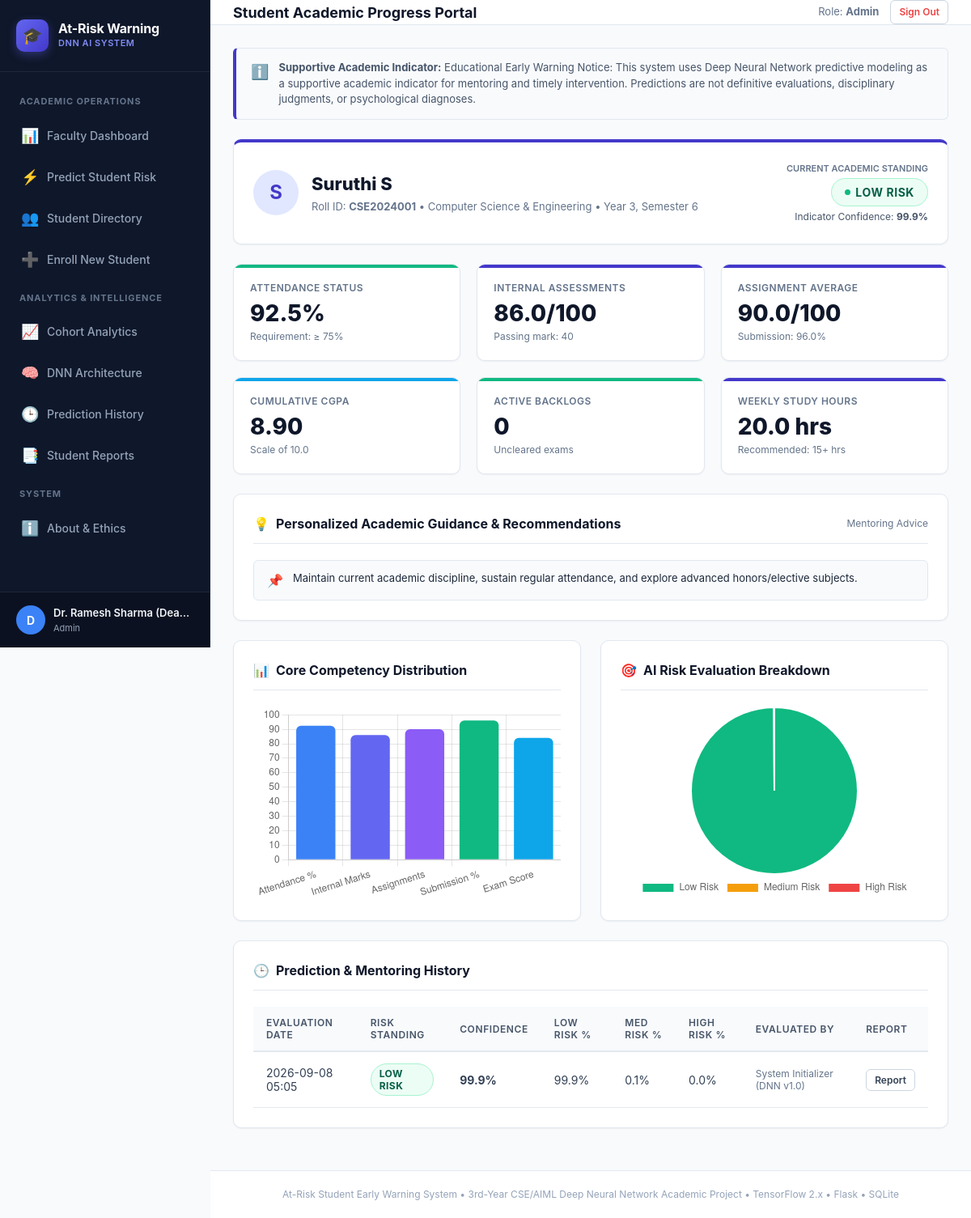
The app's page /student-dashboard (signed in) with its own data.
### tables this page shows
CREATE TABLE students (
    id INTEGER PRIMARY KEY AUTOINCREMENT,
    student_id TEXT UNIQUE NOT NULL,
    name TEXT NOT NULL,
    email TEXT UNIQUE NOT NULL,
    department TEXT NOT NULL,
    year INTEGER NOT NULL CHECK(year BETWEEN 1 AND 4),
    semester INTEGER NOT NULL CHECK(semester BETWEEN 1 AND 8),
    contact_number TEXT,
    created_at TIMESTAMP DEFAULT CURRENT_TIMESTAMP
);

CREATE TABLE predictions (
    id INTEGER PRIMARY KEY AUTOINCREMENT,
    student_id TEXT NOT NULL,
    risk_level TEXT NOT NULL,
    risk_code INTEGER NOT NULL,
    confidence REAL NOT NULL,
    low_probability REAL NOT NULL,
    medium_probability REAL NOT NULL,
    high_probability REAL NOT NULL,
    predicted_by TEXT DEFAULT 'Faculty',
    recommendations TEXT,
    risk_factors TEXT,
    explanation TEXT,
    academic_record_id INTEGER,
    prediction_date TIMESTAMP DEFAULT CURRENT_TIMESTAMP,
    FOREIGN KEY (student_id) REFERENCES students(student_id) ON DELETE CASCADE,
    FOREIGN KEY (academic_record_id) REFERENCES academic_records(id) ON DELETE SET NULL
);

CREATE TABLE academic_records (
    id INTEGER PRIMARY KEY AUTOINCREMENT,
    student_id TEXT NOT NULL,
    attendance_percentage REAL NOT NULL,
    internal_marks REAL NOT NULL,
    assignment_score REAL NOT NULL,
    previous_gpa REAL NOT NULL,
    study_hours_weekly REAL NOT NULL,
    backlogs INTEGER NOT NULL DEFAULT 0,
    assignment_submission_rate REAL NOT NULL,
    engagement_score REAL NOT NULL,
    previous_failures INTEGER NOT NULL DEFAULT 0,
    exam_score REAL NOT NULL,
    semester_term TEXT DEFAULT 'Current Semester',
    recorded_date TIMESTAMP DEFAULT CURRENT_TIMESTAMP,
    FOREIGN KEY (student_id) REFERENCES students(student_id) ON DELETE CASCADE
);

### app.py (the view)
@app.route('/student-dashboard')
@login_required
def student_dashboard():
    student_id = session.get('student_ref_id')
    if not student_id and session.get('role') in ['admin', 'faculty']:
        student_id = 'CSE2024001'
    if not student_id:
        flash("No student profile linked to this account.", "warning")
        return redirect(url_for('dashboard'))
    student, latest_acad, latest_pred = get_student_full_profile(student_id)
    acad_history = get_student_academic_history(student_id)
    pred_history = get_student_prediction_history(student_id)
    recs = []
    risk_factors = []
    if latest_pred and latest_pred['recommendations']:
        try:
            recs = json.loads(latest_pred['recommendations'])
        except Exception:
            recs = [latest_pred['recommendations']]
    if latest_pred and latest_pred['risk_factors']:
        try:
            risk_factors = json.loads(latest_pred['risk_factors'])
        except Exception:
            risk_factors = [latest_pred['risk_factors']]
    return render_template(
        'student_dashboard.html',
        student=student,
        academic=latest_acad,
        prediction=latest_pred,
        recommendations=recs,
        risk_factors=risk_factors,
        acad_history=acad_history,
        pred_history=pred_history
    )

### templates/student_dashboard.html (shortened to what this page needs)
﻿{% extends "base.html" %}
{% block header_title %}Student Academic Progress Portal{% endblock %}
{% block content %}
<div class="card" style="border-top: 4px solid var(--primary); margin-bottom: 24px;">
  <div style="display: flex; justify-content: space-between; align-items: center; flex-wrap: wrap; gap: 16px;">
    <div style="display: flex; align-items: center; gap: 16px;">
      <div style="width: 56px; height: 56px; border-radius: 50%; background: #e0e7ff; color: #4338ca; display: flex; align-items: center; justify-content: center; font-size: 24px; font-weight: bold;">
        {{ student.name[0] }}
      </div>
      <div>
        <h2 style="font-size: 22px; font-weight: 800; color: #0f172a;">{{ student.name }}</h2>
        <div style="font-size: 13px; color: #64748b; margin-top: 2px;">
          Roll ID: <strong>{{ student.student_id }}</strong> &bull; {{ student.department }} &bull; Year {{ student.year }}, Semester {{ student.semester }}
        </div>
      </div>
    </div>
    <div>
      {% if prediction %}
        <div style="text-align: right;">
          <div style="font-size: 11px; text-transform: uppercase; color: #64748b; font-weight: 600; margin-bottom: 4px;">
            Current Academic Standing
          </div>
          {% if prediction.risk_level == 'LOW RISK' %}
            <span class="badge badge-low" style="font-size: 14px; padding: 6px 16px;"><span class="badge-pulse"></span> LOW RISK</span>
          {% elif prediction.risk_level == 'MEDIUM RISK' %}
            <span class="badge badge-medium" style="font-size: 14px; padding: 6px 16px;"><span class="badge-pulse"></span> MEDIUM RISK</span>
          {% else %}
            <span class="badge badge-high" style="font-size: 14px; padding: 6px 16px;"><span class="badge-pulse"></span> HIGH RISK</span>
          {% endif %}
          <div style="font-size: 12px; color: #475569; margin-top: 4px;">
            Indicator Confidence: <strong>{{ "%.1f"|format(prediction.confidence) }}%</strong>
          </div>
        </div>
      {% endif %}
    </div>
  </div>
</div>
<div class="stat-grid">
  <div class="stat-card {% if academic and academic.attendance_percentage < 75 %}high-risk{% else %}low-risk{% endif %}">
    <div class="label">Attendance Status</div>
    <div class="value">{{ "%.1f"|format(academic.attendance_percentage) if academic else 'N/A' }}%</div>
    <div class="sub">Requirement: &ge; 75%</div>
  </div>
  <div class="stat-card {% if academic and academic.internal_marks < 40 %}high-risk{% else %}primary{% endif %}">
    <div class="label">Internal Assessments</div>
    <div class="value">{{ "%.1f"|format(academic.internal_marks) if academic else 'N/A' }}/100</div>
    <div class="sub">Passing mark: 40</div>
  </div>
  <div class="stat-card primary">
    <div class="label">Assignment Average</div>
    <div class="value">{{ "%.1f"|format(academic.assignment_score) if academic else 'N/A' }}/100</div>
    <div class="sub">Submission: {{ "%.1f"|format(academic.assignment_submission_rate) if academic else '0' }}%</div>
  </div>
  <div class="stat-card info">
    <div class="label">Cumulative CGPA</div>
    <div class="value">{{ "%.2f"|format(academic.previous_gpa) if academic else 'N/A' }}</div>
    <div class="sub">Scale of 10.0</div>
  </div>
  <div class="stat-card {% if academic and academic.backlogs > 0 %}high-risk{% else %}low-risk{% endif %}">
    <div class="label">Active Backlogs</div>
    <div class="value">{{ academic.backlogs if academic else 0 }}</div>
    <div class="sub">Uncleared exams</div>
  </div>
  <div class="stat-card primary">
    <div class="label">Weekly Study Hours</div>
    <div class="value">{{ "%.1f"|format(academic.study_hours_weekly) if academic else 'N/A' }} hrs</div>
    <div class="sub">Recommended: 15+ hrs</div>
  </div>
</div>
<div class="card">
  <div class="card-header">
    <h3><span>💡</span> Personalized Academic Guidance & Recommendations</h3>
    <span style="font-size: 12px; color: var(--text-muted);">Mentoring Advice</span>
  </div>
  <div style="display: flex; flex-direction: column; gap: 12px;">
    {% for rec in recommendations %}
    <div style="display: flex; gap: 12px; align-items: flex-start; padding: 12px 16px; background: #f8fafc; border: 1px solid var(--border-color); border-radius: var(--radius-sm);">
      <span style="color: var(--primary); font-size: 16px;">📌</span>
      <div style="font-size: 13px; color: #1e293b; line-height: 1.5;">
        {{ rec }}
      </div>
    </div>
    {% else %}
    <div style="padding: 16px; color: #64748b; text-align: center;">
      Keep up your consistent academic discipline and performance!
    </div>
    {% endfor %}
  </div>
</div>
<div style="display: grid; grid-template-columns: 1fr 1fr; gap: 24px;">
  <div class="card">
    <div class="card-header">
      <h3><span>📊</span> Core Competency Distribution</h3>
    </div>
    <div style="height: 240px; position: relative;">
      <canvas id="studentMetricBar"></canvas>
    </div>
  </div>
  <div class="card">
    <div class="card-header">
      <h3><span>🎯</span> AI Risk Evaluation Breakdown</h3>
    </div>
    <div style="height: 240px; position: relative;">
      <canvas id="studentRiskPie"></canvas>
    </div>
  </div>
</div>
<div class="card">
  <div class="card-header">
    <h3><span>🕒</span> Prediction & Mentoring History</h3>
  </div>
  <div class="table-responsive">
    <table class="modern-table">
      <thead>
        <tr>
          <th>Evaluation Date</th>
          <th>Risk Standing</th>
          <th>Confidence</th>
          <th>Low Risk %</th>
          <th>Med Risk %</th>
          <th>High Risk %</th>
          <th>Evaluated By</th>
          <th>Report</th>
        </tr>
      </thead>
      <tbody>
        {% for pred in pred_history %}
        <tr>
          <td>{{ pred.prediction_date[:16] }}</td>
          <td>
            {% if pred.risk_level == 'LOW RISK' %}
              <span class="badge badge-low">Low Risk</span>
            {% elif pred.risk_level == 'MEDIUM RISK' %}
              <span class="badge badge-medium">Medium Risk</span>
            {% else %}
              <span class="badge badge-high">High Risk</span>
            {% endif %}
          </td>
          <td><strong>{{ "%.1f"|format(pred.confidence) }}%</strong></td>
          <td>{{ "%.1f"|format(pred.low_probability) }}%</td>
          <td>{{ "%.1f"|format(pred.medium_probability) }}%</td>
          <td>{{ "%.1f"|format(pred.high_probability) }}%</td>
          <td style="font-size: 12px; color: #64748b;">{{ pred.predicted_by }}</td>
          <td>
            <a href="{{ url_for('report_view', prediction_id=pred.id) }}" class="btn btn-secondary btn-sm">
              Report
            </a>
          </td>
        </tr>
        {% else %}
        <tr>
          <td colspan="8" style="text-align: center; color: var(--text-muted); padding: 20px;">
            No historical records yet.
          </td>
        </tr>
        {% endfor %}
      </tbody>
    </table>
  </div>
</div>
{% endblock %}
{% block scripts %}
<script>
  document.addEventListener("DOMContentLoaded", function() {
    // 1. Competency Bar Chart
    const ctxBar = document.getElementById("studentMetricBar");
    if (ctxBar) {
      new Chart(ctxBar, {
        type: "bar",
        data: {
          labels: ["Attendance %", "Internal Marks", "Assignments", "Submission %", "Exam Score"],
          datasets: [{
            label: "Your Score",
            data: [
              {{ academic.attendance_percentage if academic else 75 }},
              {{ academic.internal_marks if academic else 60 }},
              {{ academic.assignment_score if academic else 65 }},
              {{ academic.assignment_submission_rate if academic else 80 }},
              {{ academic.exam_score if academic else 60 }}
            ],
            backgroundColor: ["#3b82f6", "#6366f1", "#8b5cf6", "#10b981", "#0ea5e9"],
            borderRadius: 6
          }]
        },
        options: {
          responsive: true,
          maintainAspectRatio: false,
          scales: {
            y: { beginAtZero: true, max: 100 }
          },
          plugins: { legend: { display: false } }
        }
      });
    }
    // 2. Risk Probabilities Pie
    const ctxPie = document.getElementById("studentRiskPie");
    if (ctxPie) {
      new Chart(ctxPie, {
        type: "pie",
        data: {
          labels: ["Low Risk", "Medium Risk", "High Risk"],
          datasets: [{
            data: [
              {{ prediction.low_probability if prediction else 33.3 }},
              {{ prediction.medium_probability if prediction else 33.3 }},
              {{ prediction.high_probability if prediction else 33.3 }}
            ],
            backgroundColor: ["#10b981", "#f59e0b", "#ef4444"]
          }]
        },
        options: {
          responsive: true,
          maintainAspectRatio: false,
          plugins: {
            legend: { position: "bottom" }
          }
        }
      });
    }
  });
</script>
{% endblock %}

### records on screen
students: name "S", name "Suruthi S", student_id "CSE2024001", department "Computer Science & Engineering", year "3", semester "6"
predictions: confidence "99.9", prediction_date "2026-09-08 05:05", risk_level "LOW RISK", low_probability "99.9", medium_probability "0.1", high_probability "0.0", predicted_by "System Initializer (DNN v1.0)"
academic_records: attendance_percentage "92.5", internal_marks "86.0", assignment_score "90.0", assignment_submission_rate "96.0", previous_gpa "8.90", backlogs "0", study_hours_weekly "20.0"

### other values on screen
{{ current_user.full_name[0] if current_user.full_name else 'U' }} "D"
{{ current_user.full_name }} "Dr. Ramesh Sharma (Dea…"
{{ current_user.role }} "Admin"
{{ current_user.role|capitalize }} "Admin"
{{ rec }} "Maintain current academic discipline, sustain regular attendance, and explore advanced honors/elective subjects."
chart data {{ academic.attendance_percentage if academic else 75 }} 92.5
chart data {{ academic.internal_marks if academic else 60 }} 86.0
chart data {{ academic.assignment_score if academic else 65 }} 90.0
chart data {{ academic.assignment_submission_rate if academic else 80 }} 96.0
